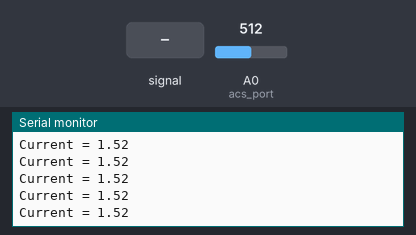
Simulated run of this program. Board: Arduino Uno, built with avr-gcc and run on an emulated ATmega328P. Shown: the last lines printed to the serial monitor. The test bench sets the inputs (shaded band); at power-on: A0 (acs_port) = 512.

Above: at 1.2 s.
1.3 s: A0 (acs_port) fed a 200 Hz sine of ±81 counts around its level
At 2.0 s:
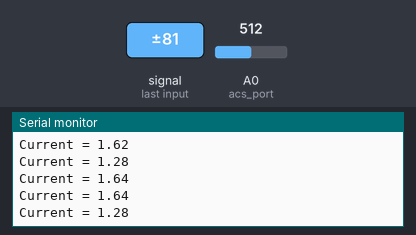
4.3 s: A0 (acs_port) set to 716
At 5.3 s:
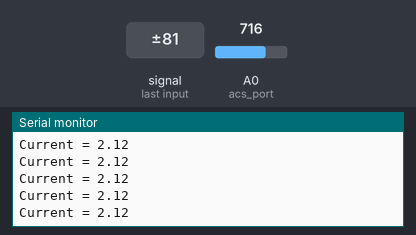
5.8 s: A0 (acs_port) set to 900
At 6.3 s:
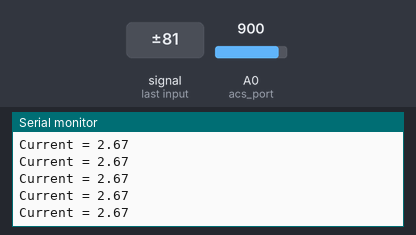
Timing chart, 0 to 8.8 s (numbered marks = the images above; inputs shaded):
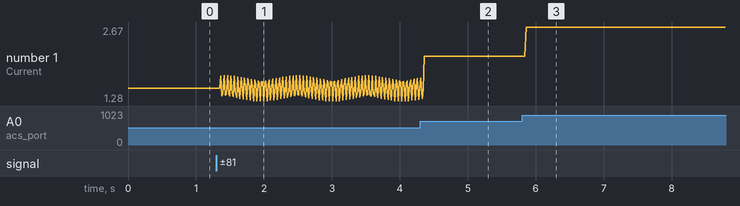

The program:

main.cpp
```cpp
#include <Arduino.h>
//MODELS TO CONSIDER:
// ----MODEL---------|---Range[A]---|--Sensibility--|
//ACS712ELCTR-05B-T  | -5 to 5 A    | 185 mV/A      |
//ACS712ELCTR-20A-T  | -20 to 20 A  | 100 mV/A      |
//ACS712ELCTR-30A-T  | -30 to 30 A  | 66 mV/A       |
//---------------------------------------------------
//PORT OF CONNECTION:
#define acs_port A0
//This sensor gives 2.5 V for a current of 0 [A], so
//we first define a voltage called Vx = Vm-2.5
float Vx;
float Vm;
//where Vm = voltage measured by the sensor
//We have the followoing relationship
//Vx = m*I
//Where m= Slope = Sensibility

//VARIABLES:
//float Slope = 0.185 |<----This one is for 05B-T
//float Slope = 0.100 |<----This one is for 20A-T
float Slope = 0.066; //|<----This one is for 30A-T
int M;
float Ix=0; //The real current to show.
void setup() {
  // put your setup code here, to run once:
Serial.begin(9600);
}

void loop() {
  // put your main code here, to run repeatedly:
  Serial.print("Current = ");
  Serial.println(Current(25));
}

float Current(int M){

  for(int i; i<=M; i++){
    Vm = analogRead(acs_port) * (5.0 / 1023);
    Ix = Vm/Slope;
  }
  Ix = Ix / M;
  return Ix;
}
```

Measured:
- after the input at 1.3 s, the serial monitor: prints a new line after 0.06 s (image 1)
- after the input at 4.3 s, the serial monitor: prints a new line after 0.06 s (image 2)
- after the input at 5.8 s, the serial monitor: prints a new line after 0.06 s (image 3)
- plotted number 1: 1.52 → 2.12 after the input at 4.3 s, 2.12 → 2.67 after the input at 5.8 s
